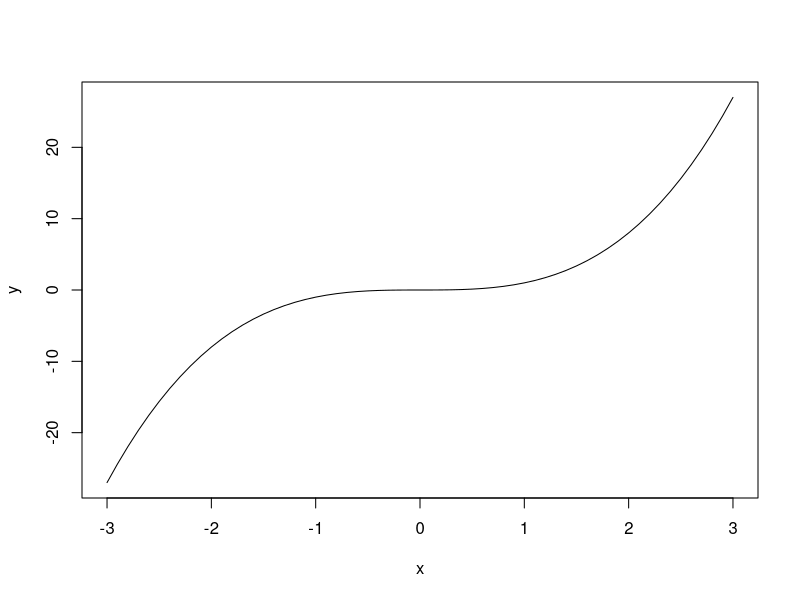

Write the R code that produced this figure.
#!/usr/bin/env Rscript

x = seq ( from = -3, to = 3, by = 0.1 )
y = x^3
pdf("plots/plot_cubic.pdf")
plot(x,y,type="l")
graphics.off()